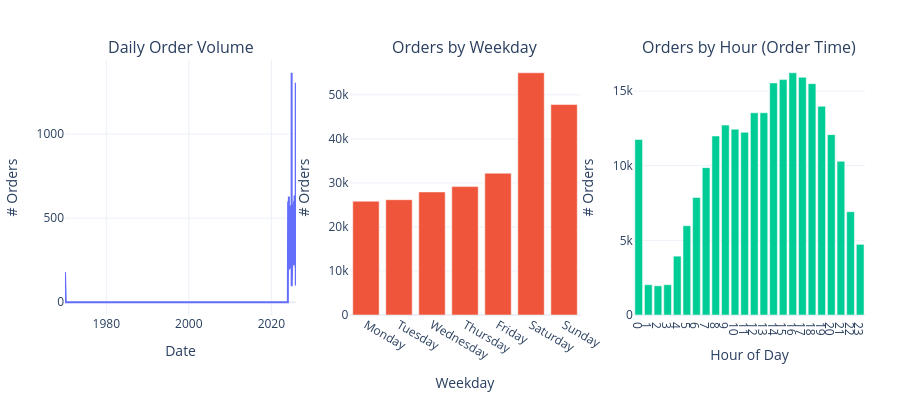

The cell this chart's notebook holds for it:
### Code cell
from plotly.subplots import make_subplots

sales_df["order_datetime"] = pd.to_datetime(sales_df["order_datetime"], errors="coerce")

df = sales_df.dropna(subset=["order_datetime"]).copy()

#  Daily unique orders 
daily_orders = (df.set_index("order_datetime")
                  .resample("D")["order_id"]
                  .nunique()
                  .sort_index())

#  Weekday unique orders 
weekday_order = ["Monday","Tuesday","Wednesday","Thursday","Friday","Saturday","Sunday"]
weekday_orders = (df.assign(weekday=df["order_datetime"].dt.day_name())
                    .groupby("weekday")["order_id"]
                    .nunique()
                    .reindex(weekday_order))

# Hourly unique orders
hour_orders = (df.assign(hour=df["order_datetime"].dt.hour)
                 .groupby("hour")["order_id"]
                 .nunique()
                 .reindex(range(0, 24), fill_value=0))


fig = make_subplots(
    rows=1, cols=3,
    subplot_titles=("Daily Order Volume", "Orders by Weekday", "Orders by Hour (Order Time)"),
)

fig.add_trace(
    go.Scatter(x=daily_orders.index, y=daily_orders.values, mode="lines"),
    row=1, col=1
)

fig.add_trace(
    go.Bar(x=weekday_orders.index, y=weekday_orders.values),
    row=1, col=2
)

fig.add_trace(
    go.Bar(x=hour_orders.index, y=hour_orders.values),
    row=1, col=3
)

fig.update_xaxes(title_text="Date", row=1, col=1)
fig.update_yaxes(title_text="# Orders", row=1, col=1)

fig.update_xaxes(title_text="Weekday", tickangle=30, row=1, col=2)
fig.update_yaxes(title_text="# Orders", row=1, col=2)

fig.update_xaxes(title_text="Hour of Day", dtick=1, row=1, col=3)
fig.update_yaxes(title_text="# Orders", row=1, col=3)

fig.update_layout(height=400, width=900, showlegend=False, autosize=True, margin=dict(l=30, r=30, t=60, b=30))
fig.show()

### Figure 1 — Plotly figure (JSON) as saved in the notebook; plotly's stock layout.template omitted (floating-point values rounded to 4 significant figures; data arrays with more than 128 entries replaced by an {"elided": "..."} marker saying what was removed)
{"data": [{"mode": "lines", "type": "scatter", "x": {"elided": "20453 str values"}, "xaxis": "x", "y": {"elided": "20453 int values"}, "yaxis": "y"}, {"type": "bar", "x": ["Monday", "Tuesday", "Wednesday", "Thursday", "Friday", "Saturday", "Sunday"], "xaxis": "x2", "y": [25848, 26184, 27949, 29160, 32206, 55020, 47816], "yaxis": "y2"}, {"type": "bar", "x": [0, 1, 2, 3, 4, 5, 6, 7, 8, 9, 10, 11, 12, 13, 14, 15, 16, 17, 18, 19, 20, 21, 22, 23], "xaxis": "x3", "y": [11758, 2028, 1956, 2026, 3941, 5980, 7870, 9871, 11991, 12719, 12441, 12234, 13543, 13547, 15544, 15766, 16226, 15920, 15496, 13983, 12081, 10297, 6920, 4732], "yaxis": "y3"}], "layout": {"annotations": [{"font": {"size": 16}, "showarrow": false, "text": "Daily Order Volume", "x": 0.1444, "xanchor": "center", "xref": "paper", "y": 1, "yanchor": "bottom", "yref": "paper"}, {"font": {"size": 16}, "showarrow": false, "text": "Orders by Weekday", "x": 0.5, "xanchor": "center", "xref": "paper", "y": 1, "yanchor": "bottom", "yref": "paper"}, {"font": {"size": 16}, "showarrow": false, "text": "Orders by Hour (Order Time)", "x": 0.8556, "xanchor": "center", "xref": "paper", "y": 1, "yanchor": "bottom", "yref": "paper"}], "autosize": true, "height": 400, "margin": {"b": 30, "l": 30, "r": 30, "t": 60}, "showlegend": false, "width": 900, "xaxis": {"anchor": "y", "autorange": true, "domain": [0, 0.2889], "range": ["1970-01-01", "2025-12-30"], "title": {"text": "Date"}, "type": "date"}, "xaxis2": {"anchor": "y2", "autorange": true, "domain": [0.3556, 0.6444], "range": [-0.5, 6.5], "tickangle": 30, "title": {"text": "Weekday"}, "type": "category"}, "xaxis3": {"anchor": "y3", "autorange": true, "domain": [0.7111, 1], "dtick": 1, "range": [-0.5, 23.5], "title": {"text": "Hour of Day"}, "type": "linear"}, "yaxis": {"anchor": "x", "autorange": true, "domain": [0, 1], "range": [-75.78, 1440.0], "title": {"text": "# Orders"}, "type": "linear"}, "yaxis2": {"anchor": "x2", "autorange": true, "domain": [0, 1], "range": [0, 57920.0], "title": {"text": "# Orders"}, "type": "linear"}, "yaxis3": {"anchor": "x3", "autorange": true, "domain": [0, 1], "range": [0, 17080], "title": {"text": "# Orders"}, "type": "linear"}}}
